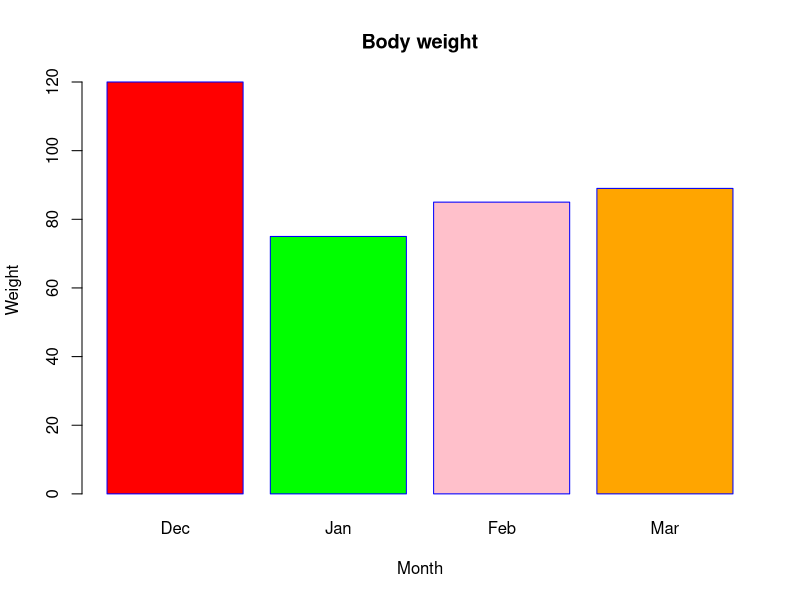

Source code (R):
Weight=c(120,75,85,89)
mon=c("Dec","Jan","Feb","Mar")
colour=c("Red","green","pink","orange")
barplot(Weight,xlab="Month",ylab="Weight",main="Body weight",names.arg=mon,col=colour,border="blue")